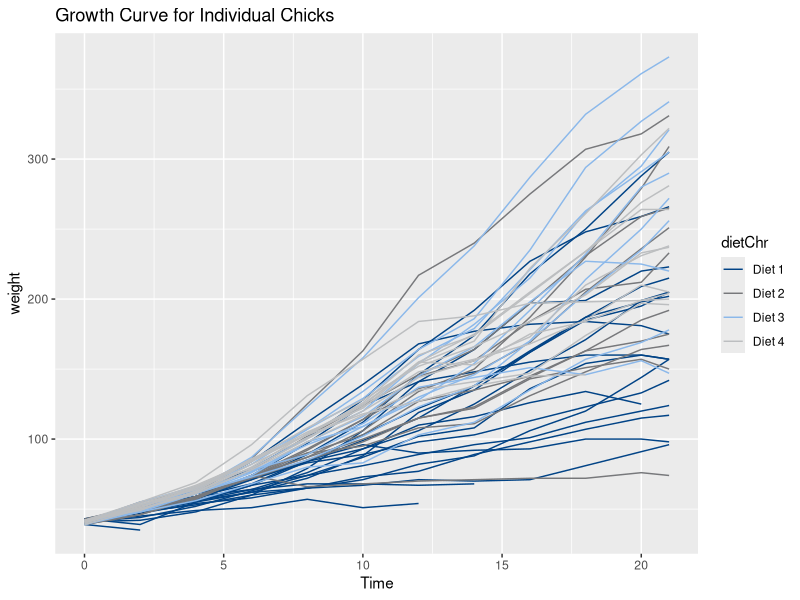
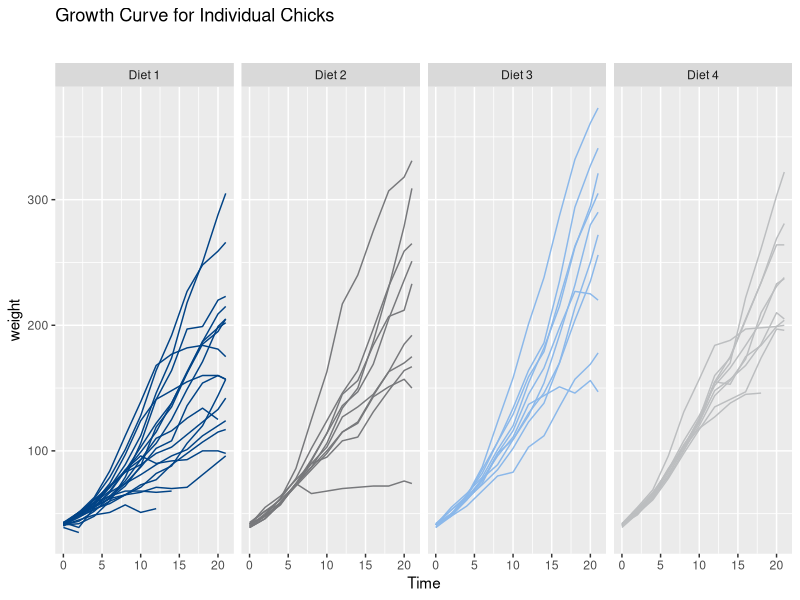
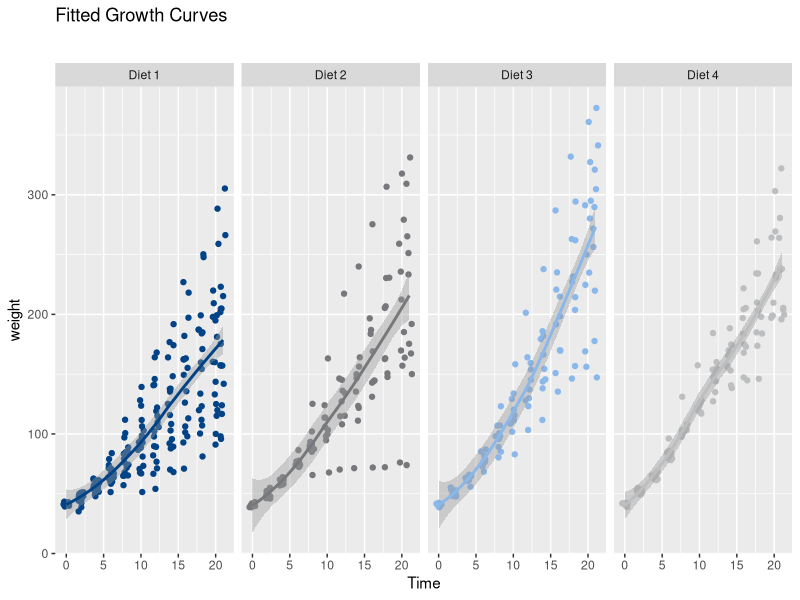
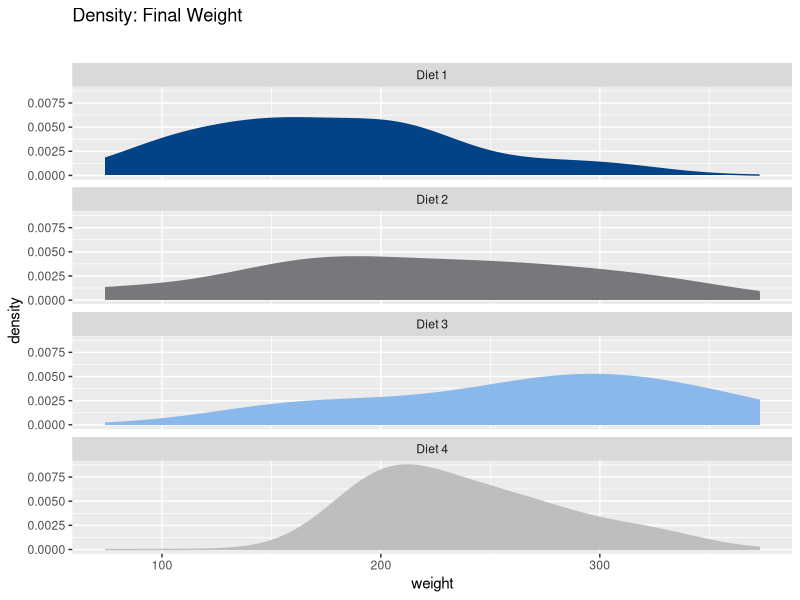

Write R code to recreate these figures, in order.
## ---- chunk 1
start_program <- proc.time()
## ---- chunk 2
packages <- c("data.table", "ggplot2", "knitr")
sapply(packages, require, character.only=TRUE, quietly=TRUE)
## ---- chunk 3
colorPalette <- function () {
  c(rgb(  1,  67, 134, maxColorValue=255),
    rgb(119, 120, 123, maxColorValue=255),
    rgb(139, 184, 234, maxColorValue=255),
    rgb(188, 190, 192, maxColorValue=255),
    rgb( 94, 122, 162, maxColorValue=255),
    rgb(223, 122,  28, maxColorValue=255))
}
## ---- chunk 4
head(ChickWeight)
## ---- chunk 5
summary(ChickWeight)
## ---- chunk 6
ChickWeight <- data.table(ChickWeight)
## ---- chunk 7
mean_ChickWeight <- ChickWeight[Time %in% c(0,10,21),
                                list(mean_weight = round(mean(weight), digits=1)),
                                by = list(Diet,Time)]

kable(mean_ChickWeight)
## ---- chunk 8
ChickWeight[, dietChr := sprintf("Diet %d", Diet)]
## ---- chunk 9
ggplot() +
  geom_line(data=ChickWeight, aes(x=Time, y=weight, color=dietChr, group=Chick)) +
  scale_color_manual(values=colorPalette()) +
  ggtitle("Growth Curve for Individual Chicks")

## ---- chunk 10
ggplot() +
  geom_line(data=ChickWeight, aes(x=Time, y=weight, color=dietChr, group=Chick)) +
  facet_wrap(~ dietChr, nrow=1) + 
  scale_color_manual(values=colorPalette()) +
  theme(legend.position="none") +
  ggtitle(bquote(atop("Growth Curve for Individual Chicks")))
## ---- chunk 11
ggplot() +
  geom_jitter(data=ChickWeight, aes(x=Time, y=weight, colour=dietChr)) +
  geom_smooth(data=ChickWeight, aes(x=Time, y=weight, colour=dietChr)) +
  facet_wrap(~ dietChr, nrow=1) + 
  scale_color_manual(values=colorPalette()) +
  theme(legend.position="none") +
  ggtitle(bquote(atop("Fitted Growth Curves")))
## ---- chunk 12
ggplot(ChickWeight[Time==21], aes(x=weight, colour=dietChr, fill=dietChr)) +
    geom_density() +
  facet_wrap(~ dietChr, nrow=4) + 
  scale_color_manual(values=colorPalette()) +
  scale_fill_manual(values=colorPalette()) +
  theme(legend.position="none") +
  ggtitle(bquote(atop("Density: Final Weight")))
## ---- chunk 13
time_program <- proc.time()-start_program
print(paste("Total runtime:", format(time_program[3]/60,digits=3), "minutes"))
## ---- chunk 14
rm(list=ls())
invisible(gc())
## ---- chunk 15
#THIS CODE PRINTS YOUR SESSION INFO AT THE BOTTOM OF THE PAGE#
#PLEASE LEAVE THIS CODE IN#
cat("SESSION INFO\n")
cat("----------------------------------------------------\n")
print(sessionInfo(),locale=F)
